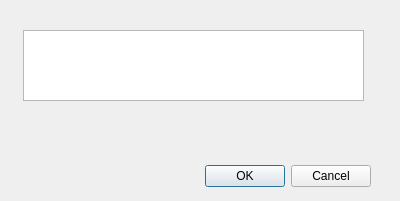
<?xml version="1.0" encoding="UTF-8"?>
<ui version="4.0">
 <class>Dialog</class>
 <widget class="QDialog" name="Dialog">
  <property name="geometry">
   <rect>
    <x>0</x>
    <y>0</y>
    <width>400</width>
    <height>201</height>
   </rect>
  </property>
  <property name="windowTitle">
   <string>Dialog</string>
  </property>
  <widget class="QDialogButtonBox" name="buttonBox">
   <property name="geometry">
    <rect>
     <x>30</x>
     <y>160</y>
     <width>341</width>
     <height>32</height>
    </rect>
   </property>
   <property name="orientation">
    <enum>Qt::Horizontal</enum>
   </property>
   <property name="standardButtons">
    <set>QDialogButtonBox::Cancel|QDialogButtonBox::Ok</set>
   </property>
  </widget>
  <widget class="QgsFileWidget" name="mQgsFileWidget">
   <property name="geometry">
    <rect>
     <x>19</x>
     <y>110</y>
     <width>351</width>
     <height>27</height>
    </rect>
   </property>
   <property name="options">
    <set>QFileDialog::ShowDirsOnly</set>
   </property>
  </widget>
  <widget class="QTextEdit" name="textEdit">
   <property name="geometry">
    <rect>
     <x>23</x>
     <y>30</y>
     <width>341</width>
     <height>71</height>
    </rect>
   </property>
  </widget>
 </widget>
 <customwidgets>
  <customwidget>
   <class>QgsFileWidget</class>
   <extends>QWidget</extends>
   <header>qgsfilewidget.h</header>
  </customwidget>
 </customwidgets>
 <resources/>
 <connections>
  <connection>
   <sender>buttonBox</sender>
   <signal>accepted()</signal>
   <receiver>Dialog</receiver>
   <slot>accept()</slot>
   <hints>
    <hint type="sourcelabel">
     <x>248</x>
     <y>254</y>
    </hint>
    <hint type="destinationlabel">
     <x>157</x>
     <y>274</y>
    </hint>
   </hints>
  </connection>
  <connection>
   <sender>buttonBox</sender>
   <signal>rejected()</signal>
   <receiver>Dialog</receiver>
   <slot>reject()</slot>
   <hints>
    <hint type="sourcelabel">
     <x>316</x>
     <y>260</y>
    </hint>
    <hint type="destinationlabel">
     <x>286</x>
     <y>274</y>
    </hint>
   </hints>
  </connection>
 </connections>
</ui>
